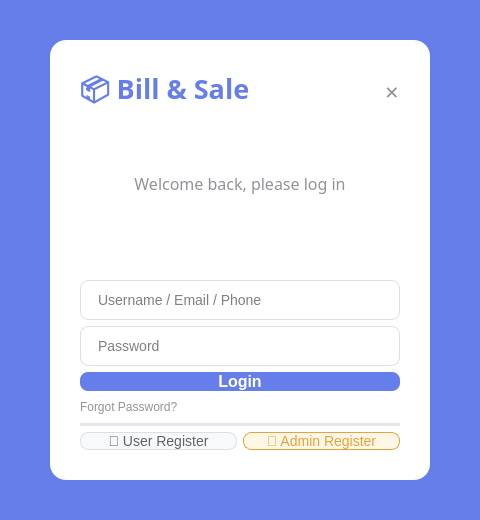
<?xml version="1.0" encoding="UTF-8"?>
<ui version="4.0">
 <class>LoginWidget</class>
 <widget class="QWidget" name="LoginWidget">
  <property name="geometry">
   <rect>
    <x>0</x>
    <y>0</y>
    <width>480</width>
    <height>520</height>
   </rect>
  </property>
  <property name="windowTitle">
   <string>Bill&amp;Sale System</string>
  </property>
  <property name="styleSheet">
   <string notr="true">background-color: #667eea;</string>
  </property>
  <widget class="QWidget" name="centralWidget" native="true">
   <property name="geometry">
    <rect>
     <x>0</x>
     <y>0</y>
     <width>480</width>
     <height>520</height>
    </rect>
   </property>
   <layout class="QVBoxLayout" name="verticalLayout">
    <property name="leftMargin">
     <number>50</number>
    </property>
    <property name="topMargin">
     <number>40</number>
    </property>
    <property name="rightMargin">
     <number>50</number>
    </property>
    <property name="bottomMargin">
     <number>40</number>
    </property>
    <item>
     <widget class="QWidget" name="cardWidget" native="true">
      <property name="styleSheet">
       <string notr="true">background-color: white;
border-radius: 16px;</string>
      </property>
      <layout class="QVBoxLayout" name="cardLayout">
       <property name="leftMargin">
        <number>30</number>
       </property>
       <property name="topMargin">
        <number>30</number>
       </property>
       <property name="rightMargin">
        <number>30</number>
       </property>
       <property name="bottomMargin">
        <number>30</number>
       </property>
       <item>
        <layout class="QHBoxLayout" name="titleBarLayout">
         <item>
          <widget class="QLabel" name="label_logo">
           <property name="text">
            <string>📦 Bill &amp; Sale</string>
           </property>
           <property name="font">
            <font>
             <family>Microsoft YaHei</family>
             <pointsize>20</pointsize>
             <weight>75</weight>
             <bold>true</bold>
            </font>
           </property>
           <property name="styleSheet">
            <string notr="true">color: #667eea;</string>
           </property>
          </widget>
         </item>
         <item>
          <spacer name="titleSpacer">
           <property name="orientation">
            <enum>Qt::Horizontal</enum>
           </property>
           <property name="sizeHint" stdset="0">
            <size>
             <width>40</width>
             <height>20</height>
            </size>
           </property>
          </spacer>
         </item>
         <item>
          <widget class="QPushButton" name="btn_close">
           <property name="text">
            <string>✕</string>
           </property>
           <property name="cursor">
            <cursorShape>PointingHandCursor</cursorShape>
           </property>
           <property name="fixedSize">
            <size>
             <width>32</width>
             <height>32</height>
            </size>
           </property>
           <property name="styleSheet">
            <string notr="true">QPushButton {
    background-color: transparent;
    color: #909399;
    border: none;
    border-radius: 16px;
    font-size: 18px;
    font-weight: bold;
}
QPushButton:hover {
    background-color: #f56c6c;
    color: white;
}</string>
           </property>
          </widget>
         </item>
        </layout>
       </item>
       <item>
        <widget class="QLabel" name="label_subtitle">
         <property name="text">
          <string>Welcome back, please log in</string>
         </property>
         <property name="font">
          <font>
           <family>Microsoft YaHei</family>
           <pointsize>12</pointsize>
          </font>
         </property>
         <property name="alignment">
          <set>Qt::AlignCenter</set>
         </property>
         <property name="styleSheet">
          <string notr="true">color: #909399;
margin-bottom: 30px;</string>
         </property>
        </widget>
       </item>
       <item>
        <widget class="QLineEdit" name="leUsername">
         <property name="placeholderText">
          <string>Username / Email / Phone</string>
         </property>
         <property name="minimumHeight">
          <number>44</number>
         </property>
         <property name="styleSheet">
          <string notr="true">QLineEdit {
    border: 1px solid #dcdfe6;
    border-radius: 8px;
    padding: 10px 15px;
    font-size: 14px;
    background-color: white;
}
QLineEdit:focus {
    border: 1px solid #667eea;
}</string>
         </property>
        </widget>
       </item>
       <item>
        <widget class="QLineEdit" name="lePassword">
         <property name="placeholderText">
          <string>Password</string>
         </property>
         <property name="minimumHeight">
          <number>44</number>
         </property>
         <property name="echoMode">
          <enum>QLineEdit::Password</enum>
         </property>
         <property name="styleSheet">
          <string notr="true">QLineEdit {
    border: 1px solid #dcdfe6;
    border-radius: 8px;
    padding: 10px 15px;
    font-size: 14px;
    background-color: white;
}
QLineEdit:focus {
    border: 1px solid #667eea;
}</string>
         </property>
        </widget>
       </item>
       <item>
        <widget class="QPushButton" name="btnLogin">
         <property name="minimumHeight">
          <number>44</number>
         </property>
         <property name="text">
          <string>Login</string>
         </property>
         <property name="cursor">
          <cursorShape>PointingHandCursor</cursorShape>
         </property>
         <property name="styleSheet">
          <string notr="true">QPushButton {
    background-color: #667eea;
    color: white;
    border: none;
    border-radius: 8px;
    font-size: 16px;
    font-weight: bold;
}
QPushButton:hover {
    background-color: #5a67d8;
}
QPushButton:pressed {
    background-color: #4c51bf;
}</string>
         </property>
        </widget>
       </item>
       <item>
        <layout class="QHBoxLayout" name="linksLayout">
         <item>
          <widget class="QPushButton" name="btn_forgetPwd">
           <property name="text">
            <string>Forgot Password?</string>
           </property>
           <property name="cursor">
            <cursorShape>PointingHandCursor</cursorShape>
           </property>
           <property name="flat">
            <bool>true</bool>
           </property>
           <property name="styleSheet">
            <string notr="true">QPushButton {
    color: #909399;
    font-size: 12px;
    text-align: left;
    border: none;
}
QPushButton:hover {
    color: #667eea;
}</string>
           </property>
          </widget>
         </item>
         <item>
          <spacer name="horizontalSpacer">
           <property name="orientation">
            <enum>Qt::Horizontal</enum>
           </property>
           <property name="sizeHint" stdset="0">
            <size>
             <width>40</width>
             <height>20</height>
            </size>
           </property>
          </spacer>
         </item>
        </layout>
       </item>
       <item>
        <widget class="Line" name="line">
         <property name="orientation">
          <enum>Qt::Horizontal</enum>
         </property>
         <property name="styleSheet">
          <string notr="true">background-color: #e4e7ed;</string>
         </property>
        </widget>
       </item>
       <item>
        <layout class="QHBoxLayout" name="registerLayout">
         <item>
          <widget class="QPushButton" name="btn_register">
           <property name="text">
            <string>📝 User Register</string>
           </property>
           <property name="minimumHeight">
            <number>40</number>
           </property>
           <property name="cursor">
            <cursorShape>PointingHandCursor</cursorShape>
           </property>
           <property name="styleSheet">
            <string notr="true">QPushButton {
    background-color: #f8f9fa;
    color: #606266;
    border: 1px solid #dcdfe6;
    border-radius: 8px;
    font-size: 14px;
}
QPushButton:hover {
    background-color: #ecf5ff;
    border-color: #667eea;
    color: #667eea;
}</string>
           </property>
          </widget>
         </item>
         <item>
          <widget class="QPushButton" name="btn_registerAdmin">
           <property name="text">
            <string>👑 Admin Register</string>
           </property>
           <property name="minimumHeight">
            <number>40</number>
           </property>
           <property name="cursor">
            <cursorShape>PointingHandCursor</cursorShape>
           </property>
           <property name="styleSheet">
            <string notr="true">QPushButton {
    background-color: #fff7e6;
    color: #e6a23c;
    border: 1px solid #e6a23c;
    border-radius: 8px;
    font-size: 14px;
}
QPushButton:hover {
    background-color: #e6a23c;
    color: white;
}</string>
           </property>
          </widget>
         </item>
        </layout>
       </item>
      </layout>
     </widget>
    </item>
   </layout>
  </widget>
 </widget>
 <resources/>
 <connections/>
</ui>
